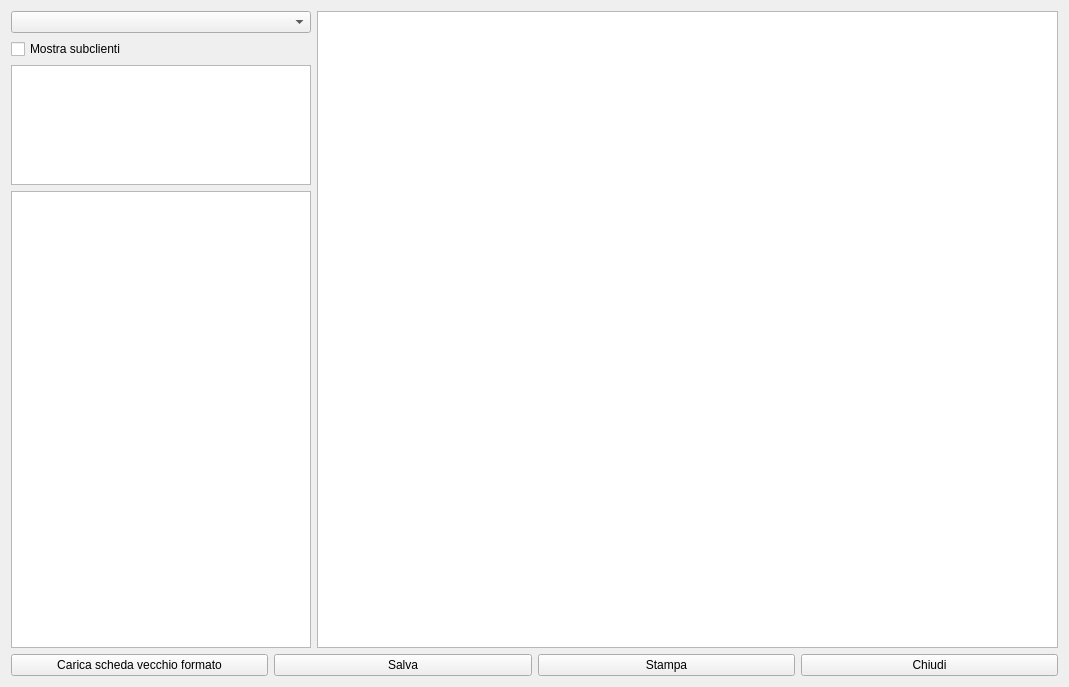
<?xml version="1.0" encoding="UTF-8"?>
<ui version="4.0">
 <class>HScheda</class>
 <widget class="QWidget" name="HScheda">
  <property name="geometry">
   <rect>
    <x>0</x>
    <y>0</y>
    <width>1069</width>
    <height>687</height>
   </rect>
  </property>
  <property name="windowTitle">
   <string>Form</string>
  </property>
  <layout class="QVBoxLayout" name="verticalLayout_2">
   <item>
    <layout class="QHBoxLayout" name="horizontalLayout_2">
     <item>
      <layout class="QVBoxLayout" name="verticalLayout">
       <item>
        <widget class="QComboBox" name="cbClienti">
         <property name="maximumSize">
          <size>
           <width>300</width>
           <height>16777215</height>
          </size>
         </property>
        </widget>
       </item>
       <item>
        <widget class="QCheckBox" name="checkBox">
         <property name="text">
          <string>Mostra subclienti</string>
         </property>
        </widget>
       </item>
       <item>
        <widget class="QListView" name="lvSubclients">
         <property name="maximumSize">
          <size>
           <width>300</width>
           <height>120</height>
          </size>
         </property>
        </widget>
       </item>
       <item>
        <widget class="QListView" name="listView">
         <property name="maximumSize">
          <size>
           <width>300</width>
           <height>16777215</height>
          </size>
         </property>
        </widget>
       </item>
      </layout>
     </item>
     <item>
      <widget class="HTextEdit" name="textEdit"/>
     </item>
    </layout>
   </item>
   <item>
    <layout class="QHBoxLayout" name="horizontalLayout">
     <item>
      <widget class="QPushButton" name="pushButton_4">
       <property name="text">
        <string>Carica scheda vecchio formato</string>
       </property>
       <property name="checkable">
        <bool>true</bool>
       </property>
      </widget>
     </item>
     <item>
      <widget class="QPushButton" name="pushButton_2">
       <property name="text">
        <string>Salva</string>
       </property>
       <property name="icon">
        <iconset resource="icons.qrc">
         <normaloff>:/Resources/save-icon.png</normaloff>:/Resources/save-icon.png</iconset>
       </property>
      </widget>
     </item>
     <item>
      <widget class="QPushButton" name="pushButton_3">
       <property name="text">
        <string>Stampa</string>
       </property>
       <property name="icon">
        <iconset resource="icons.qrc">
         <normaloff>:/Resources/Printer-icon.png</normaloff>:/Resources/Printer-icon.png</iconset>
       </property>
      </widget>
     </item>
     <item>
      <widget class="QPushButton" name="pushButton">
       <property name="text">
        <string>Chiudi</string>
       </property>
       <property name="icon">
        <iconset resource="icons.qrc">
         <normaloff>:/Resources/Actions-window-close-icon.png</normaloff>:/Resources/Actions-window-close-icon.png</iconset>
       </property>
      </widget>
     </item>
    </layout>
   </item>
  </layout>
 </widget>
 <customwidgets>
  <customwidget>
   <class>HTextEdit</class>
   <extends>QTextEdit</extends>
   <header>htextedit.h</header>
  </customwidget>
 </customwidgets>
 <resources>
  <include location="icons.qrc"/>
 </resources>
 <connections/>
</ui>
